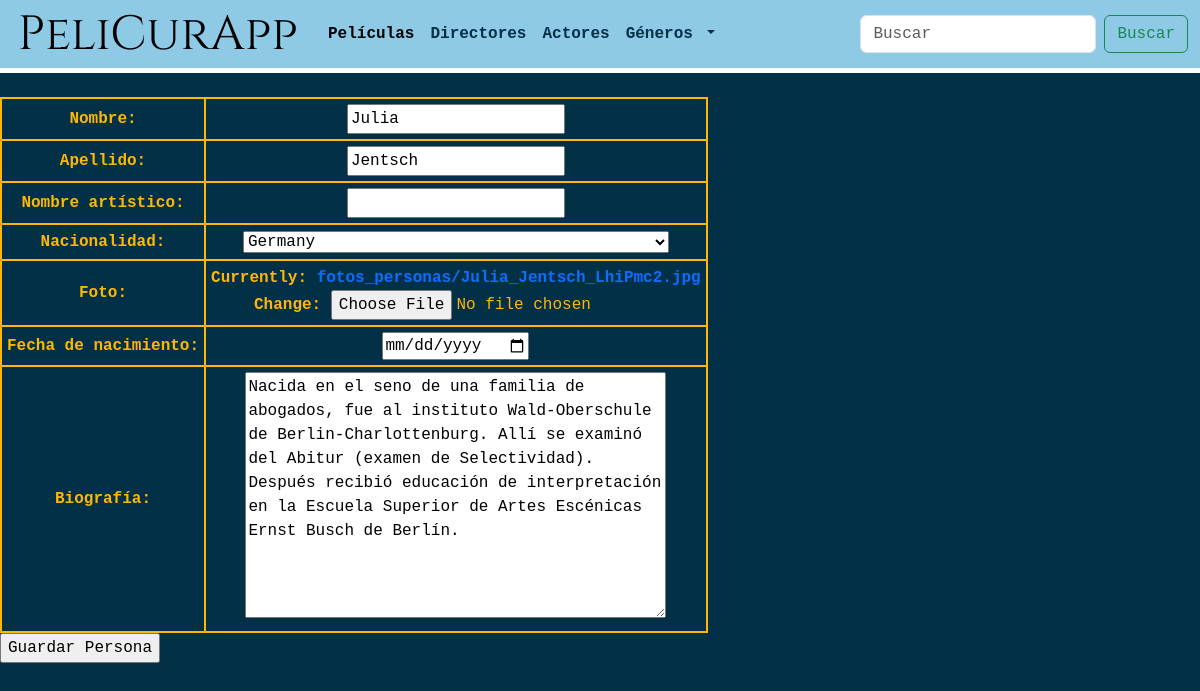
/pelicurapp/director/4/update/, run on the app's committed database.
### peliCura/models.py (models this page shows, shortened)
class Persona(models.Model):
    manager = PersonaManager()
    nombre = models.CharField("Nombre", max_length=70) # <input type="text"> en HTML
    apellido = models.CharField("Apellido", max_length=70)
    nombre_artistico = models.CharField("Nombre artístico", max_length=70, null=True, blank=True)
    nacionalidad = CountryField("Nacionalidad", max_length=70)
    foto = models.ImageField("Foto", upload_to='fotos_personas', null=True) # form widget es ClearableFileInput
    fecha_nacimiento = models.DateField("Fecha de nacimiento") # Solo el año
    biografia = models.TextField("Biografía", max_length=300)

### peliCura/views.py (the view, shortened to what this page needs)
# urls.py: path('pelicurapp/director/<int:pk>/update/', EditarPersona.as_view(), name="editar-persona-director"),
class EditarPersona(UpdateView):
   model = Persona
   fields = ['nombre', 'apellido', 'nombre_artistico',
             'nacionalidad', 'foto', 'fecha_nacimiento', 'biografia']
   template_name = "persona_form.html"

### peliCura/templates/persona_form.html (shortened to what this page needs)
{% extends 'base_template.html' %}
{% load static %}
{% block contenido %}
<form enctype="multipart/form-data" action="" method="post">
  <table>
    {% for field in form %}
      <tr>
        <th>{{ field.label_tag }}</th>
        <td>
          {% if field.name == 'fecha_nacimiento' %}
          <input type="date" name="{{ field.name }}" value="{{ field.value }}">
          {% else %}
            {{ field }}
          {% endif %}
        </td>
      </tr>
    {% endfor %}
  </table>
  <input type="submit" value="Guardar Persona"/>
</form>
{% endblock %}

### peliCura/static/peliCura/css/main.css (style rules this page uses)
:root { --skyBlue: #8ecae6; --blueGreen: #219ebc; --prussianBlue: #023047; --selectiveYellow: #ffb703; --UTOrange: #fb8500; }
body { background-color: var(--prussianBlue); color: var(--selectiveYellow); font-family: monospace; font-weight: bold; }
table, th, td { border: 2px solid var(--selectiveYellow); border-collapse: collapse; text-align: center; padding: 5px 5px; width: fit-content; }
a:link, a:visited, a:hover, a:active { text-decoration: none; }

### data on the page
Persona: form "Julia" "Jentsch" "Germany" "Nacida en el seno de una familia de abogados, fue al instituto Wald-Oberschule de Berlin-Charlottenburg. Allí se examinó del Abitur (examen de Selectividad). Después recibió educación de interpretación en la Escuela Superior de Artes Escénicas Ernst Busch de Berlín."

### other printed values
{{ field.label_tag }} "Nombre:" "Apellido:" "Nombre artístico:" "Nacionalidad:" "Foto:" "Fecha de nacimiento:" "Biografía:"
